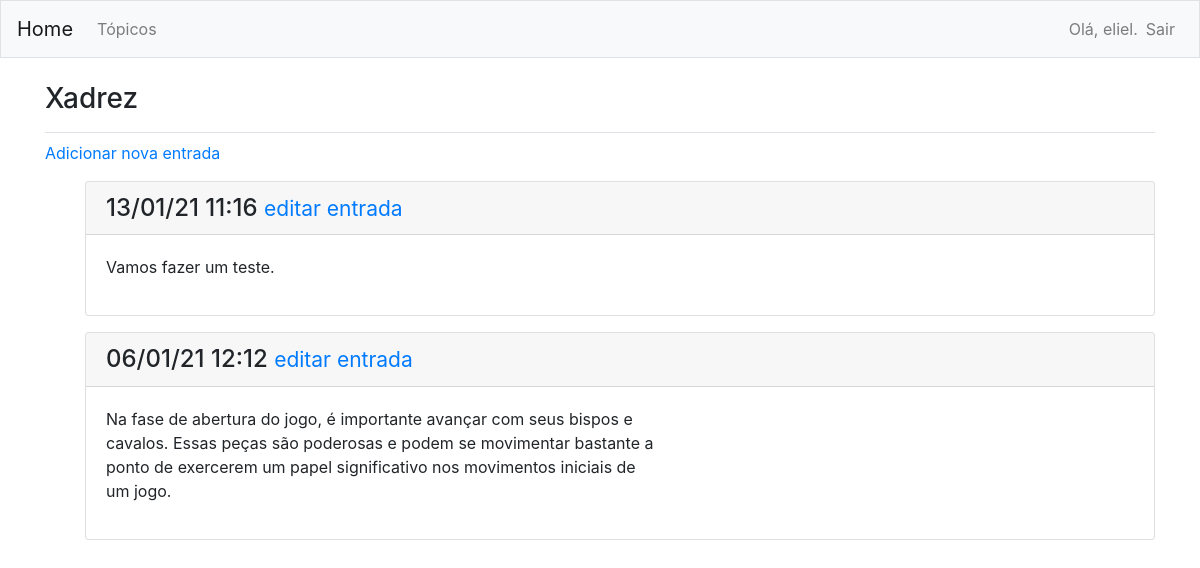
The page /topics/1/ (signed in) on the database its author committed.
### learning_logs/models.py (models this page shows, shortened)
class Topic(models.Model):
	text = models.CharField(max_length=200, verbose_name='assunto')
	date_added = models.DateTimeField(auto_now_add=True, verbose_name='Data')
	owner = models.ForeignKey(User, on_delete=models.CASCADE, verbose_name='autor')
	class Meta:
		verbose_name_plural = 'tópicos'
	def __str__(self):
		return self.text

class Entry(models.Model):
	topic = models.ForeignKey(Topic, on_delete=models.CASCADE, verbose_name='tópico')
	text = models.TextField(verbose_name='comentários')
	date_added = models.DateTimeField(auto_now_add=True, verbose_name='data')
	class Meta:
		verbose_name_plural = 'entradas'

### learning_logs/views.py (the view)
# urls.py: path('topics/<topic_id>/', views.topic, name='topic'),
@login_required
def topic(request, topic_id):
    topic = Topic.objects.get(id=topic_id)
    if topic.owner != request.user:
        raise Http404
    entries = topic.entry_set.order_by('-date_added')
    context = {'topic': topic, 'entries': entries}
    return render(request, 'learning_logs/topic.html', context)

### learning_logs/templates/learning_logs/topic.html
{% extends 'learning_logs/base.html' %}
{% block page_header %}
	<h3>{{ topic }}</h3>
{% endblock page_header %}
{% block content %}
	<p>
		<a href="{% url 'learning_logs:new_entry' topic.id %}"> Adicionar nova entrada</a>
	</p>
	<ul>
	{% for entry in entries %}
		<div class="card mb-3">
		<h4 class="card-header">
			{{ entry.date_added|date:'d/m/y H:i' }}
			<small><a href="{% url 'learning_logs:edit_entry' entry.id %}">
				editar entrada</a></small>
		</h4>
		<div class="card-body">
			{{ entry.text|linebreaks }}
		</div>
		</div>
	{% empty %}
		<p>Não há nenhum comentário sobre este assunto ainda.</p>
	{% endfor %}
{% endblock content %}

### learning_logs/templates/learning_logs/base.html (shortened to what this page needs)
{% load bootstrap4 %}
<!DOCTYPE html>
<html lang="pt-br">
<head>
  {% bootstrap_css %}
</head>
<body>
  <nav class="navbar navbar-expand-md navbar-light bg-light mb-4 border">
    <a class="navbar-brand" href="{% url 'learning_logs:index'%}">
        Home</a>
    <div class="collapse navbar-collapse" id="navbarCollapse">
      <ul class="navbar-nav mr-auto">
        <li class="nav-item">
          <a class="nav-link" href="{% url 'learning_logs:topics'%}">
              Tópicos</a></li>
      </ul>
      <ul class="navbar-nav ml-auto">
        {% if user.is_authenticated %}
          <li class="nav-item">
            <span class="navbar-text"}">Olá, {{ user.username }}.</span>
          </li>
          <li class="nav-item">
            <a class="nav-link" href="{% url 'users:logout' %}">Sair</a>
          </li>
        {% else %}
          <li class="nav-item">
            <a class="nav-link" href="{% url 'users:register' %}">Criar conta</a>
          </li>
          <li class="nav-item">
            <a class="nav-link" href="{% url 'users:login' %}">Logar</a></li>
        {% endif %}
      </ul>
    </div>
  </nav>
  <main role="main" class="container">
    <div class="pb-2 mb-2 border-bottom">
      {% block page_header %}{% endblock page_header %}
    </div>
    <div>
      {% block content %}{% endblock content %}
    </div>
  </main>
</body>
</html>

### rows shown on the page
Topic: text "Xadrez"
Entry: date_added "13/01/21 11:16", text "Vamos fazer um teste."
Entry: date_added "06/01/21 12:12", text "Na fase de abertura do jogo, é importante avançar com seus bispos e cavalos. Essas peças são poderosas e podem se movimentar bastante a ponto de exercerem um papel significativo nos movimentos iniciais de um jogo."

### other values the page prints
{{ user.username }} "eliel"
